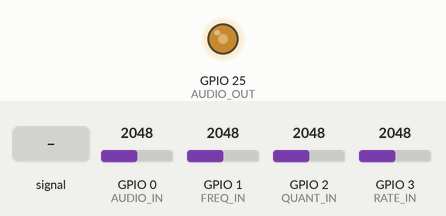
This sketch was run on a simulated ESP32. Shown: output pins drawn as LEDs (lit = HIGH). Inputs (shaded band) come from the test bench; at power-on: GPIO 1 (FREQ_IN) = 2048, GPIO 0 (AUDIO_IN) = 2048, GPIO 2 (QUANT_IN) = 2048, GPIO 3 (RATE_IN) = 2048. What the sketch prints to the serial monitor is not drawn.

Above: at 1.2 s.
1.3 s: GPIO 0 (AUDIO_IN) fed a 200 Hz sine of ±1023 counts around its level
4.3 s: GPIO 1 (FREQ_IN) set to 1848
7.3 s: GPIO 1 (FREQ_IN) set to 1747
At 9.73 s:
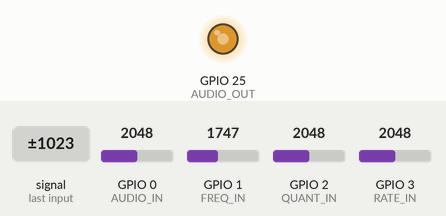
10.3 s: GPIO 0 (AUDIO_IN) fed a 200 Hz sine of ±1842 counts around its level
13.3 s: GPIO 0 (AUDIO_IN) set to 2866
16.3 s: GPIO 2 (QUANT_IN) set to 3307
19.3 s: GPIO 2 (QUANT_IN) set to 3403
Timing chart, 0 to 21.8 s (numbered marks = the images above; inputs shaded):
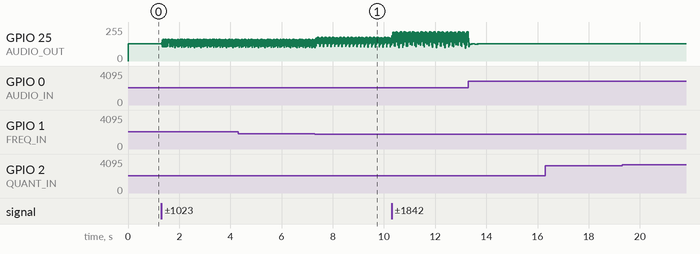

The sketch:

sample_rate_adjustable.ino
```cpp
// Define the analog input pins
#define AUDIO_IN 0 // Audio input pin
#define FREQ_IN 1 // Frequency adjustment pin
#define QUANT_IN 2 // Frequency quantization pin
#define RATE_IN 3 // Sampling rate pin

// Define the DAC output pin
#define AUDIO_OUT 25 // Audio output pin

// Define the filter parameters
#define Q 0.707 // Quality factor of the bandpass filter
#define SEMITONE 1.059463094 // Ratio of a semitone in equal temperament

// Define the minimum and maximum values for frequency, quantization and sampling rate
#define FREQ_MIN 20 // Minimum frequency in Hz
#define FREQ_MAX 20000 // Maximum frequency in Hz
#define QUANT_MIN 1 // Minimum quantization level
#define QUANT_MAX 12 // Maximum quantization level
#define RATE_MIN 8000 // Minimum sampling rate in Hz
#define RATE_MAX 32000 // Maximum sampling rate in Hz

// Define the scaling factors for the analog inputs (12-bit ADC)
#define FREQ_SCALE ((FREQ_MAX - FREQ_MIN) / 4095.0) // Frequency scaling factor
#define QUANT_SCALE ((QUANT_MAX - QUANT_MIN) / 4095.0) // Quantization scaling factor
#define RATE_SCALE ((RATE_MAX - RATE_MIN) / 4095.0) // Sampling rate scaling factor

// Define the filter coefficients
float b0, b1, b2; // Feedforward coefficients
float a1, a2; // Feedback coefficients

// Define the filter state variables
float x1, x2; // Input samples
float y1, y2; // Output samples

// Define the filter variables
float freq; // Center frequency of the bandpass filter
float quant; // Quantization level of the frequency
float rate; // Sampling rate of the audio signal
float omega; // Angular frequency of the bandpass filter
float alpha; // Bandwidth parameter of the bandpass filter

void setup() {
  // Initialize the serial port
  Serial.begin(115200);

  // Initialize the DAC output
  dacWrite(AUDIO_OUT, 0);

  // Initialize the filter state variables
  x1 = x2 = y1 = y2 = 0;
}

void loop() {
  // Read the analog inputs
  int audio_in = analogRead(AUDIO_IN); // Read the audio input
  int freq_in = analogRead(FREQ_IN); // Read the frequency adjustment input
  int quant_in = analogRead(QUANT_IN); // Read the frequency quantization input
  int rate_in = analogRead(RATE_IN); // Read the sampling rate input

  // Scale the analog inputs
  freq = FREQ_MIN + freq_in * FREQ_SCALE; // Scale the frequency input
  quant = QUANT_MIN + quant_in * QUANT_SCALE; // Scale the quantization input
  rate = RATE_MIN + rate_in * RATE_SCALE; // Scale the sampling rate input

  // Quantize the frequency to the nearest semitone
  freq = pow(SEMITONE, round(log(freq / FREQ_MIN) / log(SEMITONE))) * FREQ_MIN;

  // Constrain frequency to be safe from Nyquist
  if (freq > rate * 0.45) freq = rate * 0.45;

  // Calculate the angular frequency and the bandwidth parameter of the bandpass filter
  omega = 2 * PI * freq / rate;
  alpha = sin(omega) / (2 * Q);

  // Calculate the filter coefficients
  float norm = 1.0 / (1.0 + alpha);
  b0 = alpha * norm;
  b1 = 0;
  b2 = -alpha * norm;
  a1 = -2.0 * cos(omega) * norm;
  a2 = (1.0 - alpha) * norm;

  // Apply the bandpass filter to the audio input
  float x0 = (audio_in - 2048) / 2048.0; // Normalize the audio input (12-bit) to [-1, 1]
  float y0 = b0 * x0 + b1 * x1 + b2 * x2 - a1 * y1 - a2 * y2; // Filter the audio input

  // Update the filter state variables
  x2 = x1;
  x1 = x0;
  y2 = y1;
  y1 = y0;

  // Scale the filter output to [0, 255]
  int audio_out = (int)constrain(y0 * 127.0f + 128.0f, 0, 255);

  // Write the filter output to the DAC
  dacWrite(AUDIO_OUT, audio_out);

  // Print the filter parameters and output to the serial port
  Serial.print("Frequency: ");
  Serial.print(freq);
  Serial.print(" Hz, Quantization: ");
  Serial.print(quant);
  Serial.print(" semitones, Sampling rate: ");
  Serial.print(rate);
  Serial.print(" Hz, Output: ");
  Serial.println(audio_out);

  // Wait for the next sample
  delayMicroseconds(1000000 / rate);
}
```

Measured:
- the behaviour switches between 1813 and 1812 on GPIO 1 (FREQ_IN) (found by bisection; images 0 and 1)
